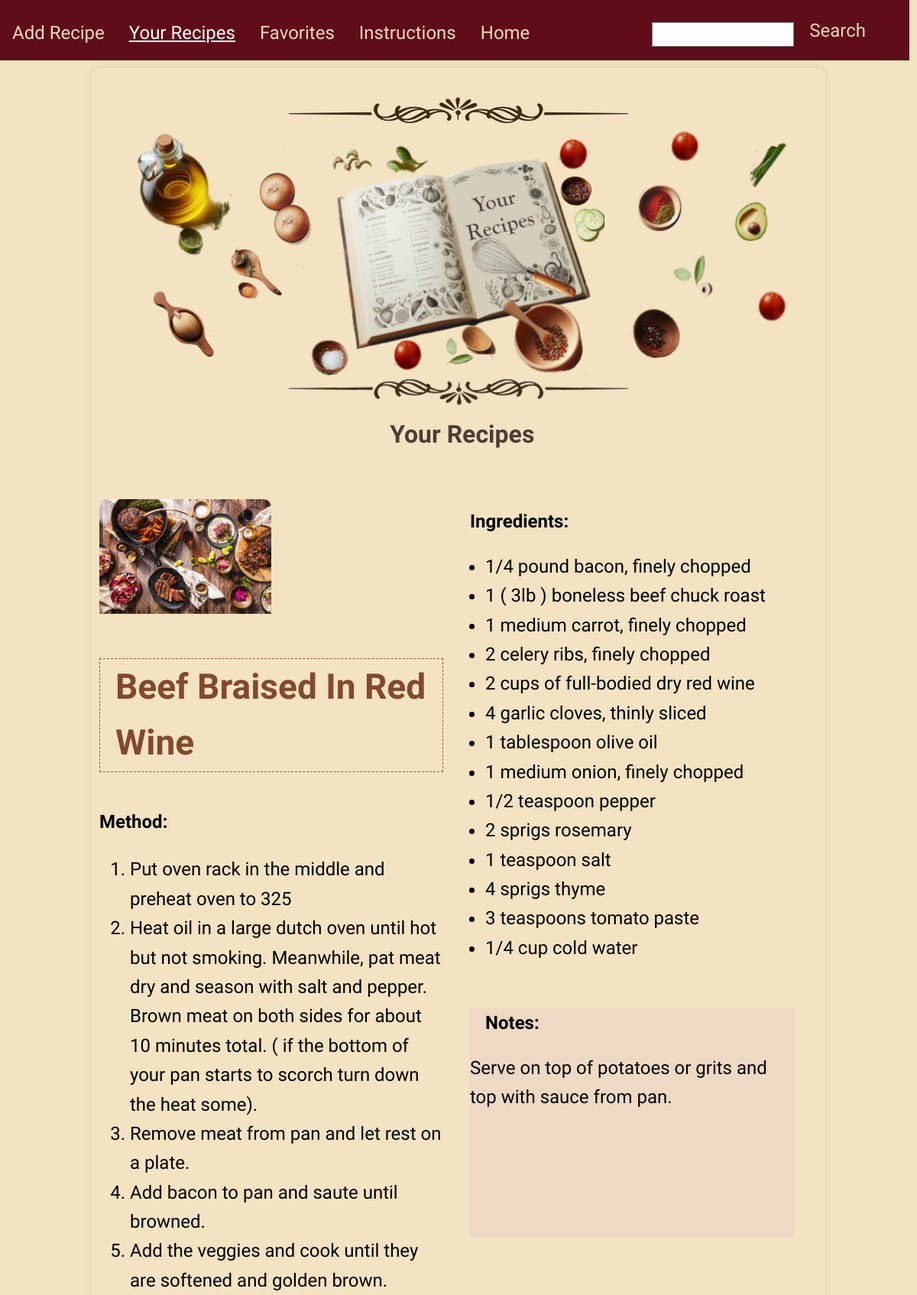
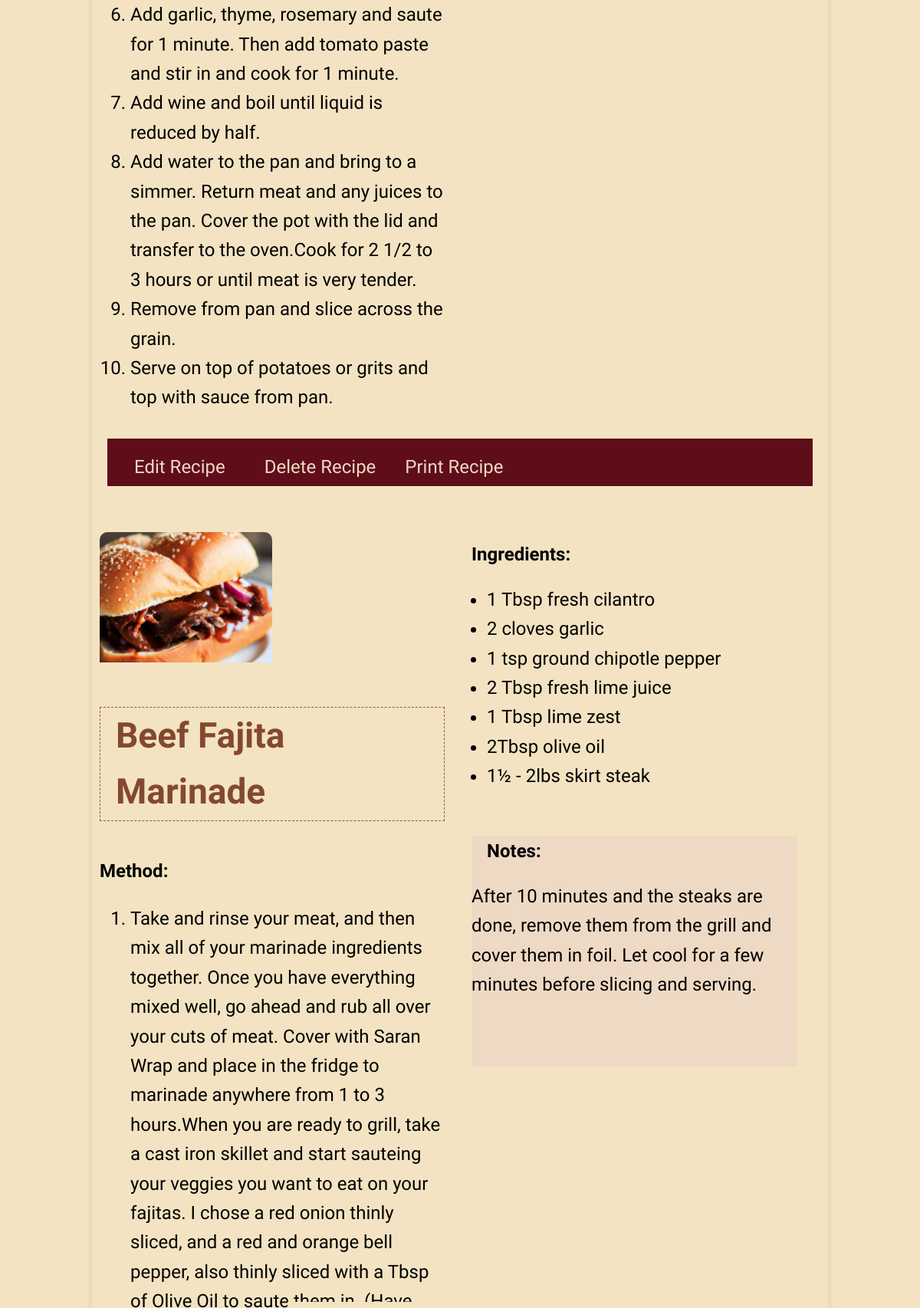
The page /your_recipes (signed in, upper part) on the database its author committed (2 pictures, top to bottom).
### tables this page shows
CREATE TABLE recipes (
                id INTEGER PRIMARY KEY AUTOINCREMENT,
                title TEXT NOT NULL,
                ingredients TEXT NOT NULL,
                instructions TEXT NOT NULL,
                notes TEXT,  -- Add the new column for notes
                user_id INTEGER, image TEXT,
                FOREIGN KEY (user_id) REFERENCES users (id)
            );

### build/views.py (the view)
@views.route('/your_recipes', methods=['GET'], endpoint='your_recipes')
def your_recipes():
    if 'user_id' not in session:
        flash('You need to log in first.')
        return redirect(url_for('views.login'))
    user_id = session['user_id']
    with sqlite3.connect(DATABASE) as connection:
        cursor = connection.cursor()
        cursor.execute('SELECT * FROM recipes WHERE user_id=?', (user_id,))
        recipes = cursor.fetchall()
        cursor.execute(
            'SELECT r.* FROM recipes r JOIN favorites f \
                ON r.id = f.recipe_id WHERE f.user_id=?',
            (user_id,))
        favorites = cursor.fetchall()
    return render_template('your_recipes.html',
                           recipes=recipes, favorites=favorites)

### build/views.py (called while the page is built)
def find_match(target, favorites):
    for favorite in favorites:
        if target == favorite[0]:
            return True
    return False

### build/templates/your_recipes.html (shortened to what this page needs)
<!DOCTYPE html>
<html lang="en">
<head>
    <link rel="stylesheet" type="text/css" href="/static/styles/styles.css">
</head>
<body>
    {% include "nav.html" %}
    <div class="book-container" role="main">
        <div class="field-container">
            <img src="/static/images/border.png" alt="Border Image">
            <div class="your-recipes"></div>
            <img src="/static/images/borderb.png" alt="Border Image">
            <h1>Your Recipes</h1>
            <div class="recipes-grid" aria-label="List of Recipes">
                {% for recipe in recipes %}
                <div class="recipe-item">
                    <div id="printableArea{{ recipe[0] }}" class="recipe-container">
                        <div class="recipe-image">
                            {% if recipe[6] %}
                            <img src="{{ url_for('static', filename='uploads/' + recipe[6]) }}" alt="{{ recipe[1] }}">
                            {% else %}
                            <img src="{{ url_for('static', filename='default_image.jpg') }}" alt="Default Image">
                            {% endif %}
                            <p class="recipe-title"><strong>{{ recipe[1] }}</strong></p>
                            <div class="recipe-method">
                                <strong class="other-titles">Method:</strong>
                                {% if recipe[3] %}
                                <ol class="method-list">
                                    {% for step in recipe[3].split('\n') %}
                                    <li>{{ step }}</li>
                                    {% endfor %}
                                </ol>
                                {% endif %}
                            </div>
                        </div>
                        <div class="recipe-details">
                            <p><strong class="other-titles">Ingredients:</strong></p>
                            {% if recipe[2] %}
                            <ul>
                                {% for ingredient in recipe[2].split('\n') %}
                                <li>{{ ingredient }}</li>
                                {% endfor %}
                            </ul>
                            {% endif %}
                            <div class="notes">
                                <p><strong class="other-titles">Notes:</strong>
                                    <div class="text-notes"> {{ recipe[4] }}</div>
                                </p>
                            </div>
                        </div>
                    </div>
                    <div class="button-group">
                        <form method="get" action="{{ url_for('views.edit_recipe', recipe_id=recipe[0]) }}" style="display: inline;">
                            <input class="button3-style" type="submit" value="Edit Recipe" aria-label="Edit Recipe">
                        </form>
                        <form id="deleteForm{{ recipe[0] }}" method="post" action="{{ url_for('views.delete_recipe', recipe_id=recipe[0]) }}" style="display: inline;">
                            <input class="button3-style" type="button" value="Delete Recipe" onclick="confirmDelete({{ recipe[0] }})" aria-label="Delete Recipe">
                        </form>
                        <a class="button3-style" onclick="printPageArea({{ recipe[0] }})" aria-label="Print Recipe">Print Recipe</a>
                    </div>
                </div>
                {% endfor %}
            </div>
        </div>
    </div>
</body>
</html>

### build/templates/nav.html (shortened to what this page needs)
 <nav>
     <a href="/add_recipe" {% if 'add_recipe' in request.endpoint %}class="selected"{% endif %}>Add Recipe</a>
     <a href="/your_recipes" {% if 'your_recipes' in request.endpoint %}class="selected"{% endif %}>Your Recipes</a>
     <a href="/favorites" {% if 'favorites' in request.endpoint %}class="selected"{% endif %}>Favorites</a>
     <a href="/instructions" {% if 'instructions' in request.endpoint %}class="selected"{% endif %}>Instructions</a>
     <a href="/dashboard" {% if 'dashboard' in request.endpoint %}class="selected"{% endif %}>Home</a>
     <div class="search-container">
         <form method="get" action="/search_recipes" id="searchForm" class="form-group">
             <input type="text" name="search" id="search" aria-label="Search for recipes" required>
             <input type="submit" class="button1-style" value="Search">
         </form>
     </div>
 </nav>

### rows shown on the page
recipes: title "Beef Braised In Red Wine", step "Put oven rack in the middle and preheat oven to 325" "Heat oil in a large dutch oven until hot but not smoking. Meanwhile, pat meat dry and season with salt and pepper. Brown meat on both sides for about 10 minutes total. ( if the bottom of your pan starts to scorch turn down the heat some)." "Remove meat from pan and let rest on a plate." "Add bacon to pan and saute until browned." "Add the veggies and cook until they are softened and golden brown." "Add garlic, thyme, rosemary and saute for 1 minute. Then add tomato paste and stir in and cook for 1 minute." "Add wine and boil until liquid is reduced by half." "Add water to the pan and bring to a simmer. Return meat and any juices to the pan. Cover the pot with the lid and transfer to the oven.Cook for 2 1/2 to 3 hours or until meat is very tender." "Remove from pan and slice across the grain." "Serve on top of potatoes or grits and top with sauce from pan.", ingredient "1/4 pound bacon, finely chopped" "1 ( 3lb ) boneless beef chuck roast" "1 medium carrot, finely chopped" "2 celery ribs, finely chopped" "2 cups of full-bodied dry red wine" "4 garlic cloves, thinly sliced" "1 tablespoon olive oil" "1 medium onion, finely chopped" "1/2 teaspoon pepper" "2 sprigs rosemary" "1 teaspoon salt" "4 sprigs thyme" "3 teaspoons tomato paste" "1/4 cup cold water", notes "Serve on top of potatoes or grits and top with sauce from pan."
recipes: image (picture), title "Beef Fajita Marinade", ingredient "1 Tbsp fresh cilantro" "2 cloves garlic" "1 tsp ground chipotle pepper" "2 Tbsp fresh lime juice" "1 Tbsp lime zest" "2Tbsp olive oil" "1½ - 2lbs skirt steak", notes "After 10 minutes and the steaks are done, remove them from the grill and cover them in foil. Let cool for a few minutes before slicing and serving."
